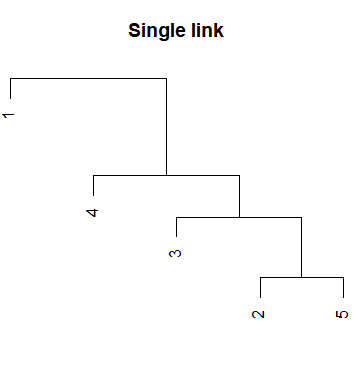

Write R code to recreate this figure.
data = matrix(c(1.00,0.10,0.41,0.55,0.35,0.10,1.00,0.64,0.47,0.98,0.41,0.64,1.00,0.44,0.85,0.55,0.47,0.44,1.00,0.76,0.35,0.98,0.85,0.76,1.00), ncol = 5)
data = 1 - data
data = as.dist(data)
sh = hclust(data, method = "single")
plot(sh, main = "Single link", xlab = "")
